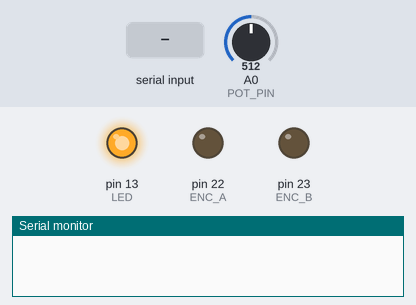
Recording of a sketch running on a simulated Arduino Mega 2560, built with avr-gcc and run on an emulated ATmega2560. On the bench: output pins drawn as LEDs (lit = HIGH), the last lines printed to the serial monitor. Dashed ring = blinking. Inputs (shaded band) come from the test bench; at power-on: A0 (POT_PIN) = 512.

Above: at 1.2 s.
1.3 s: A0 (POT_PIN) set to 6
2.8 s: A0 (POT_PIN) set to 3
At 3.7 s:
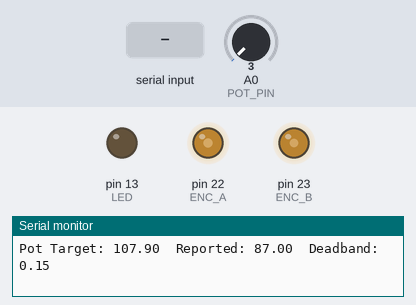
5.8 s: "90,45\n" received over the second serial link
At 7.05 s:
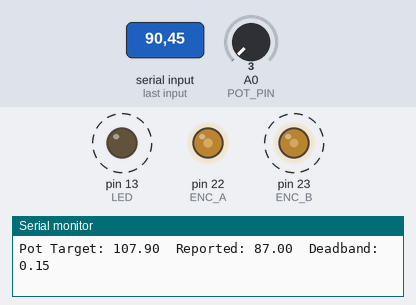
8.8 s: "30,150\n" received over the second serial link
At 8.98 s:
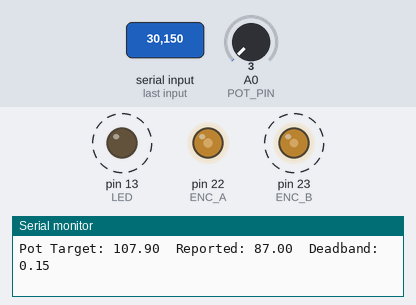
11.8 s: A0 (POT_PIN) set to 998
At 12.62 s:
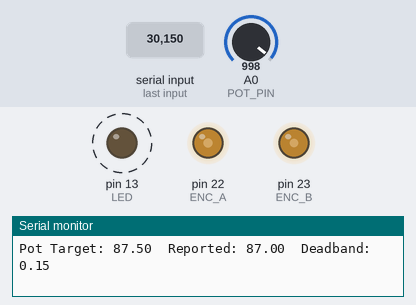
14.8 s: A0 (POT_PIN) set to 1023
At 15.02 s:
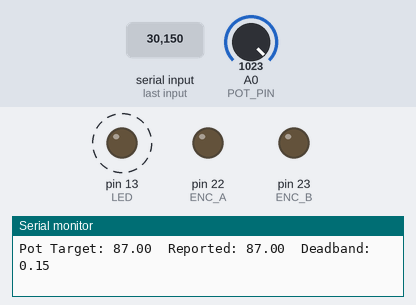
Timing chart, 0 to 18.8 s (numbered marks = the images above; inputs shaded):
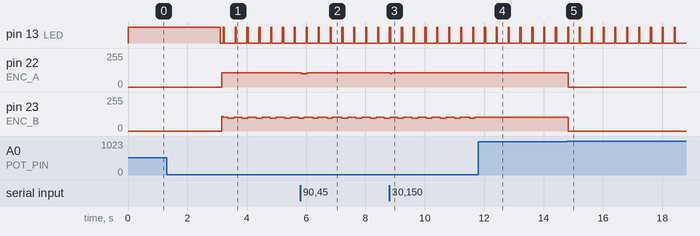

Measured:
- the behaviour switches between 5 and 4 on A0 (POT_PIN) (found by bisection; images 0 and 1)
- the behaviour switches between 1015 and 1016 on A0 (POT_PIN) (found by bisection; images 4 and 5)
- after the input at 1.3 s, every drawn part: stays the same
- after the input at 2.8 s, pin 13 (LED): HIGH → LOW after 0.30 s, then repeats every 0.41 s: HIGH 0.04 s, LOW 0.37 s; pin 22 (ENC_A): 0/255 → 108/255 after 0.36 s
- after the input at 5.8 s, pin 22 (ENC_A): 108/255 → 101/255 at once, → 108/255 0.20 s later
- after the input at 8.8 s, pin 22 (ENC_A): 108/255 → 107/255 at once
- after the input at 11.8 s, pin 23 (ENC_B): stops changing and stays 103/255
- after the input at 14.8 s, pin 22 (ENC_A): 107/255 → 0/255 at once; pin 23 (ENC_B): 103/255 → 0/255 at once
- by itself, pin 23 (ENC_B): alternates 103/255 for 0.28 s and 97/255 for 0.20 s

The sketch:

Measure_light_level.ino
```cpp
// === Pin definitions ===
#define POT_PIN A0
#define ENC_A 22
#define ENC_B 23
#define LED 13

// === Timing ===
#define STEP_DELAY 2000  // microseconds between encoder edges

// === Frequency range ===
#define FREQ_MIN 87.0
#define FREQ_MAX 108.0
#define STEP_SIZE 0.1  // MHz per encoder step

// === Deadband settings ===
const float NORMAL_DEAD_BAND = 0.15; // small flicker filter
const float LONG_DEAD_BAND   = 0.5;  // bigger threshold if idle too long
const unsigned long HOLD_TIME = 2000; // ms before long deadband

// === State ===
bool canStart = false;
float reportedFreq = FREQ_MIN;   // comes from UART
float targetFreq   = FREQ_MIN;
unsigned long lastMoveTime = 0;

String uartLine = "";

// === Step encoder functions ===
void stepCW() {
  digitalWrite(ENC_A, HIGH);
  delayMicroseconds(STEP_DELAY);
  digitalWrite(ENC_B, HIGH);
  delayMicroseconds(STEP_DELAY);
  digitalWrite(ENC_A, LOW);
  delayMicroseconds(STEP_DELAY);
  digitalWrite(ENC_B, LOW);
  delayMicroseconds(STEP_DELAY);
  lastMoveTime = millis();
}

void stepCCW() {
  digitalWrite(ENC_B, HIGH);
  delayMicroseconds(STEP_DELAY);
  digitalWrite(ENC_A, HIGH);
  delayMicroseconds(STEP_DELAY);
  digitalWrite(ENC_B, LOW);
  delayMicroseconds(STEP_DELAY);
  digitalWrite(ENC_A, LOW);
  delayMicroseconds(STEP_DELAY);
  lastMoveTime = millis();
}

// === Float mapping function ===
float mapFloat(float x, float in_min, float in_max, float out_min, float out_max) {
  return (x - in_min) * (out_max - out_min) / (in_max - in_min) + out_min;
}

// === Setup ===
void setup() {
  pinMode(ENC_A, OUTPUT);
  pinMode(ENC_B, OUTPUT);
  pinMode(LED, OUTPUT);

  digitalWrite(ENC_A, LOW);
  digitalWrite(ENC_B, LOW);
  digitalWrite(LED, LOW);

  Serial.begin(115200);     // USB monitor
  Serial1.begin(38400);     // radio UART
}

// === UART parser ===
void readRadioUART() {
  while (Serial1.available()) {
    char c = Serial1.read();

    if (c == '\n') {
      if (uartLine.startsWith("NEXT_FREQ:") || uartLine.startsWith("PREV_FREQ:")) {
        int raw = uartLine.substring(10).toInt();
        reportedFreq = raw / 10.0;  // convert to MHz
      }
      uartLine = "";
    } else if (c != '\r') {
      uartLine += c;
    }
  }
}

// === Main loop ===
void loop() {
  readRadioUART();

  int potValue = analogRead(POT_PIN);

  // === STARTUP ALIGNMENT ===
  if (!canStart) {
    digitalWrite(LED, HIGH);
    if (potValue < 5) {
      canStart = true;
      delay(300);
    }
    return;
  }

  // === HEARTBEAT ===
  digitalWrite(LED, millis() % 400 < 40);

  // === Pot → target frequency (flipped) ===
  targetFreq = mapFloat(potValue, 0, 1023, FREQ_MAX, FREQ_MIN);
  targetFreq = round(targetFreq * 10.0) / 10.0;

  // === Step toward target using serial-reported frequency with flicker + long hold filter ===
  float diff = targetFreq - reportedFreq;

  unsigned long idleTime = millis() - lastMoveTime;
  float deadband = (idleTime > HOLD_TIME) ? LONG_DEAD_BAND : NORMAL_DEAD_BAND;

  if (diff > deadband) {
    stepCW();
  }
  else if (diff < -deadband) {
    stepCCW();
  }

  // === Debug output ===
  Serial.print("Pot Target: ");
  Serial.print(targetFreq);
  Serial.print("  Reported: ");
  Serial.print(reportedFreq);
  Serial.print("  Deadband: ");
  Serial.println(deadband);
}
```
